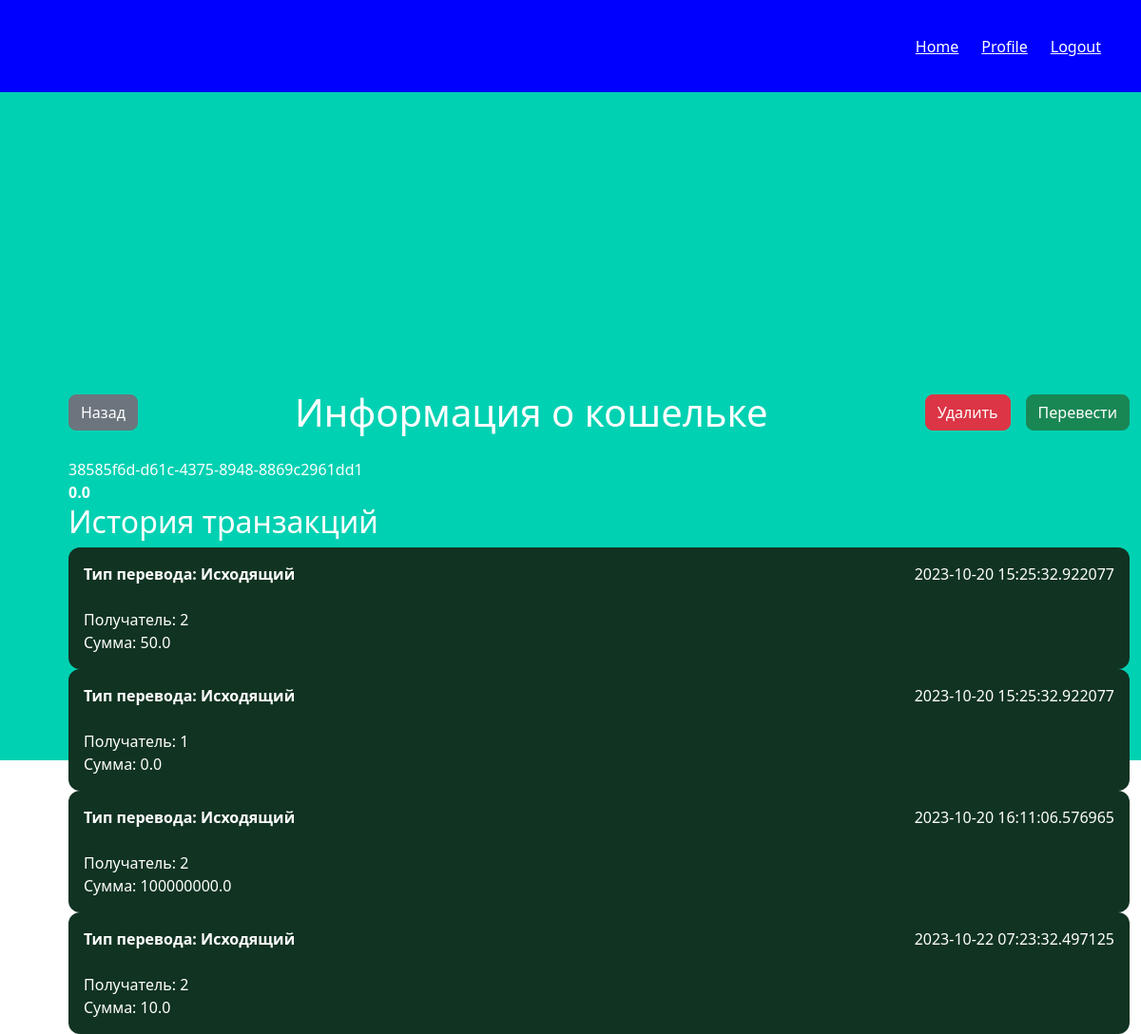
Page /accounts/2 (signed in) on the committed database.
### models.py (models this page shows, shortened)
class Account(db.Model):
    __tablename__ = "accounts"
    id = db.Column(db.Integer, primary_key=True)
    number = db.Column(db.String(255), nullable=False, default=lambda: str(uuid4()))
    balance = db.Column(db.Float, nullable=False, default=0)
    user_id = db.Column(db.Integer, db.ForeignKey('users.id'))
    user = db.relationship("User", back_populates="accounts")

class Transaction(db.Model):
    __tablename__ = "transactions"
    id = db.Column(db.Integer, primary_key=True)
    created_at = db.Column(db.DateTime, default = datetime.utcnow)
    amount = db.Column(db.Float, nullable = False)
    sender_user_id = db.Column(db.Integer, db.ForeignKey('users.id'))
    referer_user_id = db.Column(db.Integer, db.ForeignKey('users.id'))
    sender_account_id = db.Column(db.Integer, db.ForeignKey('accounts.id'))
    referer_account_id = db.Column(db.Integer, db.ForeignKey('accounts.id'))

### main.py (the view)
@main.route('/accounts/<int:account_id>')
@login_required
def account_card(account_id):
    account=Account.query.filter_by(id=account_id).first()
    transactions = Transaction.query.filter(or_(Transaction.sender_account_id == account_id, Transaction.referer_account_id == account_id)).all()
    return render_template("account_card.html", transactions = transactions, account=account)

### __init__.py (called while the page is built)
def create_app():
    app = Flask(__name__, template_folder='templates')
    app.config['SECRET_KEY'] = '0102'
    app.config['SQLALCHEMY_DATABASE_URI'] = 'sqlite:///db.sqlite'
    app.config['SQLALCHEMY_TRACK_MODIFICATIONS'] = False
    from .auth import auth as auth_blueprint
    app.register_blueprint(auth_blueprint)
    from .main import main as main_blueprint
    app.register_blueprint(main_blueprint)
    db.init_app(app)
    migrate = Migrate(app, db)
    login_manager = LoginManager()
    login_manager.login_view = 'auth.login'
    login_manager.init_app(app)
    from .models import User
    @login_manager.user_loader
    def load_user(user_id):
        return User.query.get(int(user_id))
    return app

### templates/account_card.html (shortened to what this page needs)
{% extends "base.html" %}
{% block content %}
<link rel= "stylesheet" type= "text/css" href= "{{ url_for('static',filename='style.css') }}">
<div class="container">
      <div class="div-block-6">
        <a href="/profile" class="btn btn-secondary">Назад</a>
        <h1 class="heading-2">Информация о кошельке</h1>
        <div class="div-block-5">
          <a href="/delete_account/{{account_id}}" class="btn btn-danger">Удалить</a>
          <a href="#" class="btn btn-success" onclick="openModal()">Перевести</a>
        </div>
      </div>
      <div class="div-block-7">
        <div>{{account.number}}</div>
        <div class="text-block-3">{{account.balance}}</div>
      </div>
      <h2>История транзакций</h2>
      {%for transaction in transactions%}
      <div class="div-block-4">
        <div class="div-block-3">
          <div class="div-block-2">
            {%if transaction.referer_account_id == account_id%}
            <div class="text-block-2">Тип перевода: Входящий</div>
            {%else%}
            <div class="text-block-2">Тип перевода: Исходящий</div>
            {%endif%}
            <div>{{transaction.created_at}}</div>
          </div>
          <div>
            {%if transaction.referer_account_id == account_id%}
            <div>Отправитель: {{transaction.sender_account_id}}</div>
            {%else%}
            <div>Получатель: {{transaction.referer_account_id}}</div>
            {%endif%}
            <div>Сумма: {{transaction.amount}}</div>
          </div>
        </div>
      </div>
      {%endfor%}
    </div>
{% endblock %}

### static/style.css (style rules this page uses)
.container { width: 1200px; height: 10vh; margin-top: 1px; display: block; }
.btn { border-radius: 8px; }
.div-block-2 { justify-content: space-between; align-items: center; display: flex; }
.div-block-3 { grid-column-gap: 24px; grid-row-gap: 24px; background-color: #132; border: 0 solid #000; border-radius: 12px; flex-direction: column; padding: 16px; display: flex; }
.text-block-2 { font-weight: 700; }
.div-block-4 { grid-column-gap: 24px; grid-row-gap: 24px; flex-direction: column; display: flex; }
.div-block-5 { grid-column-gap: 16px; grid-row-gap: 16px; justify-content: flex-start; display: flex; }
.div-block-6 { justify-content: space-between; align-items: center; display: flex; }
.heading-2 { margin-top: 0; margin-bottom: 0; }
.div-block-7 { margin-top: 24px; }
.text-block-3 { font-weight: 700; }

### rows in the picture
Account: number "38585f6d-d61c-4375-8948-8869c2961dd1", balance "0.0"
Transaction: shows "Тип перевода: Исходящий"
Transaction: shows "Тип перевода: Исходящий"
Transaction: shows "Тип перевода: Исходящий"
Transaction: shows "Тип перевода: Исходящий"
